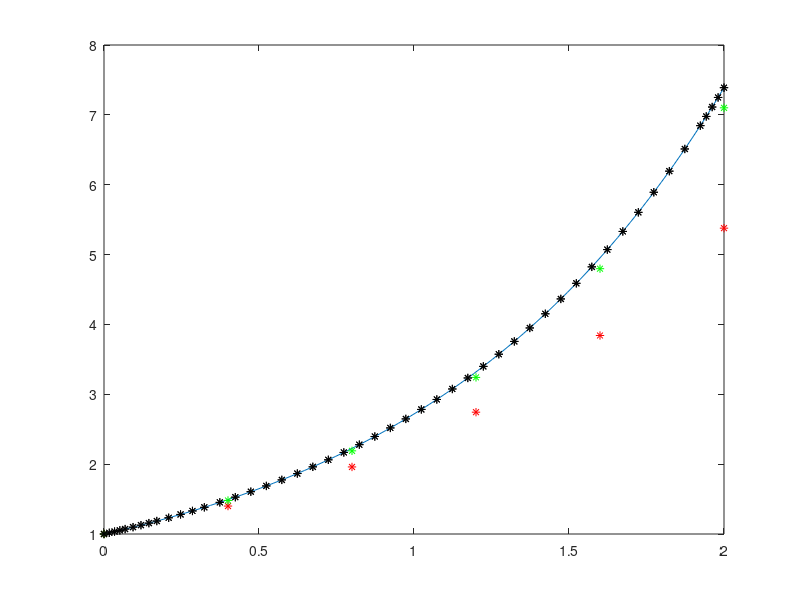

Write MATLAB code to recreate this figure.
clf
clear
close

t0 = 0 ;
y0 = 1 ; 
dy0 = 1 ;

tv = 2 ;

xx = linspace(0,2);
plot(xx,exp(xx)) ;
hold on ;


f = @(t, Y) [Y(2); 3*Y(1)-2*Y(2)] ;


m = 5 ; % 5 egyforma lépésben t0 -> tv
h = (tv - t0)/m ;


% Euler 
plot( t0, y0, 'r*') ;
T = t0 ;
Y = [y0; dy0] ;
for k = 1:m
  Y = Y + h*f(T, Y) ;
  T = T + h ;
  plot( T, Y(1), 'r*') ;
end

fprintf("Euler %d lépésben = %f\n", m, Y(1)) ;

% RK2
plot( t0, y0, 'g*') ;
T = t0 ;
Y = [y0; dy0] ;
for k = 1:m
  k1 = f(T,Y) ;
  k2 = f(T + h, Y + h*k1 ) ;
  Y = Y + h*(k1 + k2)/2 ;
  T = T + h ;
  plot( T, Y(1), 'g*') ;
end
fprintf("RK2 %d lépésben = %f\n", m, Y(1)) ;


% Matlab ode45
[T,Y] = ode45(f, [t0, tv], [y0; dy0]) ;
plot(T,Y,'k*');
fprintf("ode45 = %f\n", Y(end) ) ;
